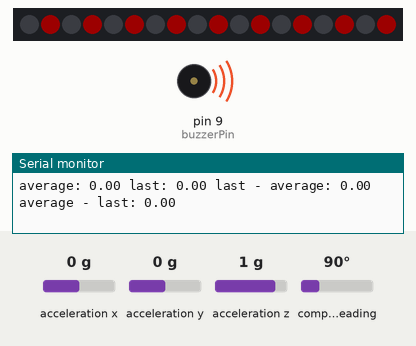
Recording of a sketch running on a simulated Arduino Uno, built with avr-gcc and run on an emulated ATmega328P. On the bench: 18 RGB LEDs in strip order, left to right, buzzer (waves = sounding), the last lines printed to the serial monitor. The test bench sets the inputs (shaded band); at power-on: acceleration x 0 g, acceleration y 0 g, compass heading 90°, acceleration z 1 g. Dim RGB values are drawn brighter than linear.

Above: at 2.2 s.
2.3 s: acceleration x set to -1.4 g
At 2.54 s:
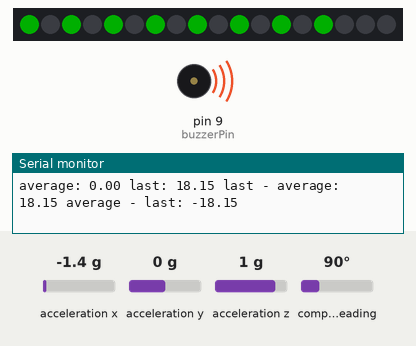
4.2 s: acceleration y set to -1.4 g
At 4.46 s:
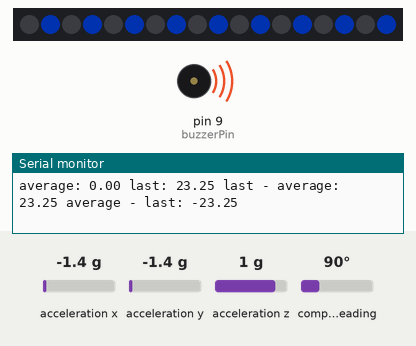
6.5 s: compass heading set to 352°
At 6.83 s:
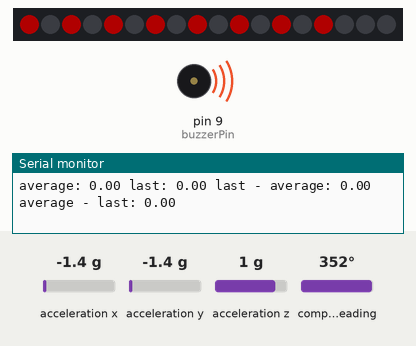
8.7 s: acceleration y set to -0.8 g
At 9.41 s:
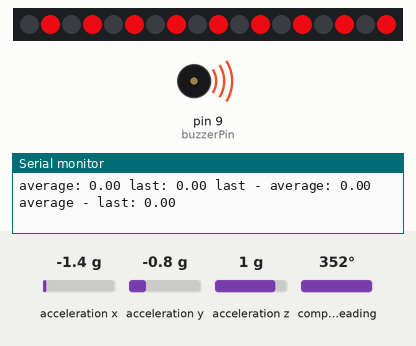
10.4 s: acceleration z set to -1.4 g
At 10.88 s:
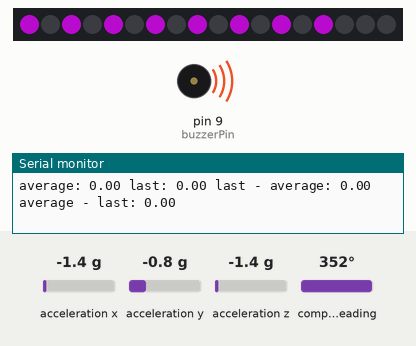
12.1 s: acceleration z set to 0.8 g
At 12.8 s:
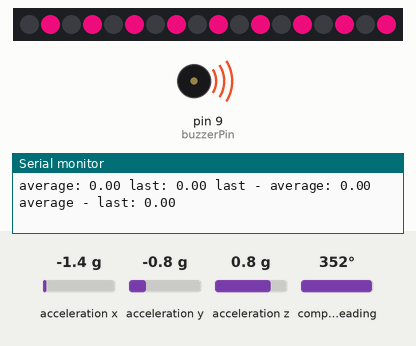
Timing chart, 0 to 16.1 s (numbered marks = the images above; inputs shaded):
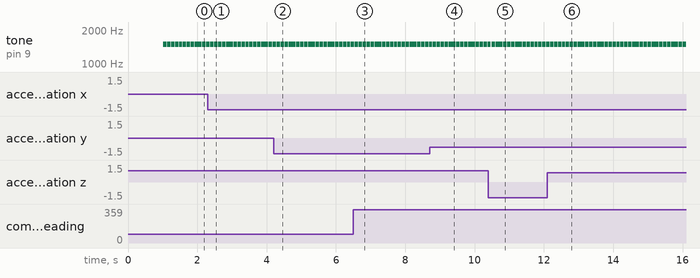

The sketch:

attentiveMotion.ino
```cpp
/*
   Creation & Computation - Digital Futures, OCAD University
   Kate Hartman / Nick Puckett

   Orientation Sensor: https://github.com/adafruit/Adafruit_Sensor
   Simple Read and print of the X Y Z angles of orientation in degrees
   For Arduino Micro
   O Sensor       Arduino
   SDA*            D2
   SCL*            D3

 * *You must connect a 4.7K resistor between the SDA connection on the sensor and +5V
 * *You must connect a 4.7K resistor between the SCL connection on the sensor and +5V

*/
#include <Wire.h>
#include <Adafruit_Sensor.h>
#include <Adafruit_BNO055.h>
#include <utility/imumaths.h>
#include <Adafruit_NeoPixel.h>

Adafruit_BNO055 orientationSensor = Adafruit_BNO055();  //create a orienation sensor object

int C2 = 1500;
int C3 = 131;
int buzzerPin = 9;
int motorPin = 4;
int pixelPin = 6;

//establish the LED colours
int r = 255;
int g = 0;
int b = 0;

unsigned long lastRead;
//used for the sampleRate timer
int sampleRate = 100;     //the sampleRate for reading the sensor.  Without this it will crash.
boolean lightsOn = true; // used to determine whether or not the lights should blink;


float xOrientation;     //holds the X orientation    Degrees
float yOrientation;     //holds the Y orientation    Degrees
float zOrientation;      //holds the Z orientation   Degrees

float lastX; // holds the last X orientation sample
float lastY; // holds the last Y orientation sample
float lastZ; // holds the last Z orientation sample
float velocityX; // holds the last velocity of X orientation sample
float velocityY; // holds the last velocity of Y orientation sample
float velocityZ; // holds the last velocity of Z orientation sample
float averageVelocity = 0;  // the average of velocity x, y, z,
float lastVelocity; // the average of the previous last velocity x, y, z
float reverseVelocity; // reverse the velocity so that low movement means high pitch
int thisPitch = 1500;

Adafruit_NeoPixel strip = Adafruit_NeoPixel(18, pixelPin, NEO_GRB + NEO_KHZ800);


void setup()
{
  Serial.begin(9600);

  pinMode (buzzerPin, OUTPUT);
  if (!orientationSensor.begin()) //connect to the sensor and print an error if there is a problem
  {

    Serial.println("Can't connect to the Sensor. Check the Wiring");
    while (1);
  }

  delay(1000);  ///wait for one second for everything to start up.

  strip.begin();
  strip.show();
  orientationSensor.setExtCrystalUse(true);
}

void loop()
{
  if (millis() - lastRead >= sampleRate)
  {
    // set the strip golcor
    if (lightsOn) {
      for (uint16_t i = 0; i < strip.numPixels(); i = i + 2) {
        strip.setPixelColor(i + 1, strip.Color(r, g , b)); //turn every third pixel on
        strip.setPixelColor(i - 2, strip.Color(0, 0, 0));
        strip.show();
      }
      lightsOn = !lightsOn;
    } else {
      for (uint16_t i = 0; i < strip.numPixels(); i = i + 2) {
        strip.setPixelColor(i + 1, strip.Color(0, 0, 0)); //turn every third pixel on
        strip.setPixelColor(i - 2, strip.Color(r, g , b));
        strip.show();
      }
      lightsOn = !lightsOn;
    }

    sensors_event_t event; //create an event variable
    orientationSensor.getEvent(&event); //pass it to the BNO055 object

    //get the values
    xOrientation = event.orientation.x;
    yOrientation = event.orientation.y;
    zOrientation = event.orientation.z;

    // set the orientation to a positive number for the purpose of math;
    if (xOrientation < 0) {
      xOrientation = abs(xOrientation);
    }
    if (yOrientation < 0) {
      yOrientation = abs(yOrientation);
    }
    if (zOrientation < 0) {
      zOrientation = abs(zOrientation);
    }

    // find the difference between the last angle read, and the current angle read.
    velocityX = lastX - xOrientation;
    velocityY = lastY - yOrientation;
    velocityZ = lastZ - zOrientation;

    // find velocity of each angle, and if it is a negative set it to the positive value;
    if (velocityX < 0) {
      velocityX = abs(velocityX);
    }

    if (velocityY < 0) {
      velocityY = abs(velocityY);
    }

    if (velocityZ < 0) {
      velocityZ = abs(velocityZ);
    }

    averageVelocity = ((velocityX + velocityY + velocityZ) / 3);

    Serial.print("average: ");
    Serial.print(averageVelocity);
    Serial.print(" last: ");
    Serial.print(lastVelocity);
    Serial.print(" last - average: ");
    Serial.print(lastVelocity - averageVelocity);
    Serial.print(" average - last: ");
    Serial.println(averageVelocity - lastVelocity);

    // if the last velocity is slower than the velocity before, make a louder noise
    if ((averageVelocity < lastVelocity) || (averageVelocity == lastVelocity)) {
      // if the difference between lastVelocity and averageVelocity is within a "slowing" range,
      if (0.75 > (lastVelocity - averageVelocity) < 5) {
        // if the difference is less than two change the pitch;

        reverseVelocity = abs((7 - averageVelocity));
        thisPitch = map(reverseVelocity, 0.75, 7, 0, 1500);

        r = r + 50; // increase the colour slowly to red;

        tone(buzzerPin, thisPitch, 100);

      }

      // if it is less then 0.75 then it is still and blare a full loud tone
    } else if (0 > (averageVelocity - lastVelocity) < 0.75)  {

      // correlate the velocity of each orientation to either R, G, B to randomly regenerate colours
      r = map(velocityX, 0, 255, 0, 255);
      g = map(velocityY, 0, 255, 0, 255);
      b = map(velocityZ, 0, 255, 0, 255);
      tone(buzzerPin, thisPitch, 100);

    } else {

      // if it's going fast make the LED lights white;
      r = 255;
      g = 255;
      b = 255;

      // set pitch to 0
      thisPitch = 0;
      noTone(buzzerPin);
    }
    // store and reset the variables for the next loop;
    lastRead = millis();
    lastVelocity = averageVelocity;
    lastX = xOrientation;
    lastY = yOrientation;
    lastZ = zOrientation;
  }
}
```

Measured:
- after the input at 2.3 s, the LEDs: first differ from a run without the input after 0.19 s (image 1)
- after the input at 4.2 s, the LEDs: first differ from a run without the input after 0.21 s (image 2)
- after the input at 8.7 s, the LEDs: first differ from a run without the input after 0.21 s (image 4 shows a later state)
- after the input at 10.4 s, the LEDs: first differ from a run without the input after 0.21 s (image 5 shows a later state)
- by itself, tone on pin 9 (buzzerPin): alternates 1500 Hz for 0.10 s and silent for 0.01 s
